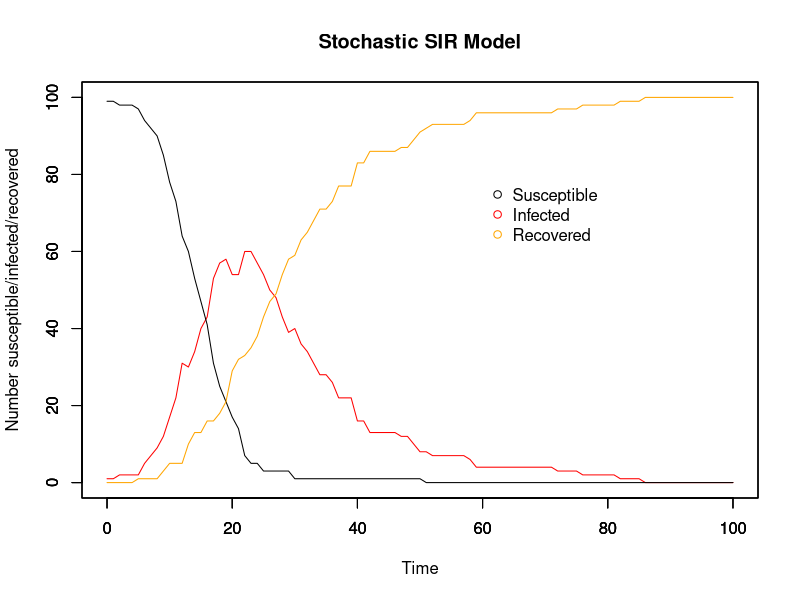
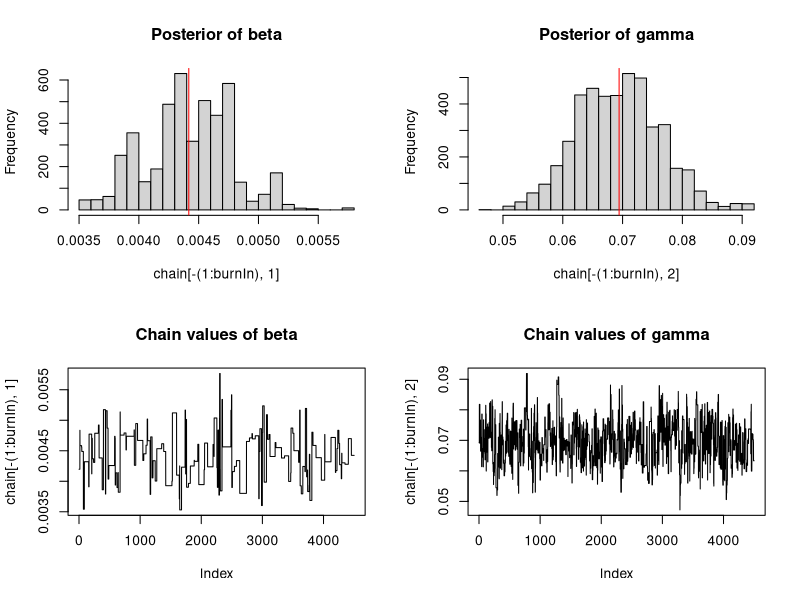

These figures' R source, in order:
## Stochastic model with MCMC
## 04/11/17

##########################
## Input values for SIR ##
##########################

# Time
timestep <- 1
times <- seq(0, 100, by = timestep)

# Initial population: N-1 susceptible, 1 infectious, 0 recovered
init.values = c(
  S = 100-1,
  I = 1,
  R = 0
)
N = sum(init.values)

# Beta & gammma
beta <- 5e-3
gamma <- 8e-2

###############
## The model ##
###############

# Array for holding collective disease status information for whole period of time
data <- array(0, dim =c(length(times), length(init.values)+3))
data[,1] <- times # make first column the timesteps to make plotting easier later on

#set.seed(22) # other good ones: 7, 14, 22, 30

# For loops for calculating the numbers susceptible, infected, and recovered at each timepoint
for (time in times){
  if (time == 0){ # Set up the number of S/I/R at time 0
    data[1,2] <- init.values["S"] # number of susceptibles at time 0
    data[1,3] <- init.values["I"] # number of infecteds at time 0
    data[1,4] <- init.values["R"] # number of recovereds at time 0
    data[1,5] <- init.values["I"] # number newly infected at time 0
    data[1,6] <- init.values["R"] # number newly recovered at time 0
      
  } else{
    whole_time <- 1/timestep * time # makes time into the whole number that it corresponds to in the array
    #inf <- rbinom(1, size = data[whole_time,2], prob = foi_t) # number who become infected in this timestep
    #rec <- rbinom(1, size = data[whole_time,3], prob = r_t)# number who become recovered in this timestep
    
    inf <- rbinom(1, size = data[whole_time,2], (1-(exp(-beta*data[whole_time,3]*timestep)))) # number who become infected in this timestep
    rec <- rbinom(1, size = data[whole_time,3], (1-(exp(-gamma*timestep)))) # number who become recovered in this timestep
      
    data[whole_time+1,2] <- data[whole_time,2] - inf # number of susceptibles at other times
      
    data[whole_time+1,3] <- data[whole_time,3]  + inf - rec # number of infecteds at other times
      
    data[whole_time+1,4] <- data[whole_time,4] + rec # number of recovereds at other times
    
    data[whole_time+1,5] <- data[whole_time+1,3] - data[whole_time,3] + data[whole_time+1,4] - data[whole_time,4] # number of newly infected
    
    data[whole_time+1,6] <- data[whole_time+1,4] - data[whole_time,4] # number of newly recovered
  }
}

###############
## SIR plots ##
###############

run_stoch <- data.frame(data) # make array into a dataframe
colnames(run_stoch) <- c("time","S", "I", "R", "new_I", "new_R")

par(mfrow = c(1,1))

# Plot for SIR model
plot(x = run_stoch$time, y = run_stoch$I, type = "line", col = "red", ylim = c(0,N),
     xlab = "Time", ylab = "Number susceptible/infected/recovered", main = "Stochastic SIR Model")
par(new=T)
plot(x = run_stoch$time, y = run_stoch$S, type = "line", ylim = c(0,N), ylab = "", xlab = "") # add susceptible line
par(new=T)
plot(x = run_stoch$time, y = run_stoch$R, type = "line", col = "orange", ylim = c(0,N), ylab = "", xlab = "") # recovered

# Add legend
legend(60, 0.8*N, c("Susceptible", "Infected", "Recovered"), pch = 1, col = c("black", "red", "orange"), bty = "n")

# Plot for newly infected and newly recovered
# plot(x = run_stoch$time, y = run_stoch$new_I, type = "line", col = "red", ylim = c(0,max(run_stoch$new_I)),
#      xlab = "Time", ylab = "Number newly infected/recovered", main = "New infections/recoveries")
# par(new=T)
# plot(x = run_stoch$time, y = run_stoch$new_R, type = "line", col = "orange", ylim = c(0,max(run_stoch$new_I)), ylab = "", xlab = "") # add susceptible line

##################################
## Likelihood, prior, posterior ##
##################################

# Likelihood distribution
likelihood <- function(param){
  beta = as.numeric(param[1])
  gamma = as.numeric(param[2])
  total = array(0, dim = (c(nrow(run_stoch))))

  for (i in 1:nrow(run_stoch)){
    betalikelihood = dbinom(run_stoch$new_I[i+1], run_stoch$S[i], (1-(exp(-beta*run_stoch$I[i]*timestep))), log = T)
    gammalikelihood = dbinom(run_stoch$new_R[i+1], run_stoch$I[i], (1-(exp(-gamma*timestep))), log = T)
    total[i] = betalikelihood + gammalikelihood
  }
  return(sum(total, na.rm = T))
}

# Prior distribution
prior <- function(param){
  beta = as.numeric(param[1])
  gamma = as.numeric(param[2])
  betaprior = dunif(beta, min = 0, max = 100, log = T)
  gammaprior = dunif(gamma, min = 0, max = 100, log = T)
  return(betaprior + gammaprior)
}

# Posterior distribution
posterior <- function(param){
  return (likelihood(param) + prior(param))
}

proposalfunction <- function(param){ 

  beta_prop = rnorm(1, mean = param[1], sd = 0.01)
  gamma_prop = rnorm(1, mean = param[2], sd = 0.01)
  return(c(beta_prop, gamma_prop))
}

run_metropolis_MCMC <- function(startvalue, iterations){
  chain = array(dim = c(iterations+1,2))
  chain[1,] = startvalue
  for (i in 1:iterations){
    proposal = proposalfunction(chain[i,])

    if (proposal[1] < 0.0 & proposal[2] < 0.0 ){
      chain[i+1,] = chain[i,]

    } else if (proposal[1] < 0.0 & proposal[2] >= 0.0){
      proposal[1] = chain[i,1]
      probab = posterior(proposal) - posterior(chain[i,])
      if (log(runif(1)) < probab){
        chain[i+1,] = proposal
      }else{
        chain[i+1,] = chain[i,]
      }

    } else if (proposal[1] >= 0.0 & proposal[2] < 0.0){
      proposal[2] = chain[i,2]
      probab = posterior(proposal) - posterior(chain[i,])
      if (log(runif(1)) < probab){
        chain[i+1,] = proposal
      }else{
        chain[i+1,] = chain[i,]
      }

    } else{
      probab = posterior(proposal) - posterior(chain[i,])
      if (log(runif(1)) < probab){
        chain[i+1,] = proposal
      }else{
        chain[i+1,] = chain[i,]
      }
    }
  }
  return(chain)
}

# Where to start the chain
startvalue <- c(0.01,0.01)

# Number of runs
iterations = 5000
#set.seed(4)
chain <- run_metropolis_MCMC(startvalue, iterations)

# The beginning of the chain is biased towards the starting point, so take them out
# normally burnin is 10%-50% of the runs
burnIn = 0.1*iterations
acceptance <- 1-mean(duplicated(chain[-(1:burnIn),]))

################
## MCMC Plots ##
################

par(mfrow = c(2,2))

hist(chain[-(1:burnIn),1],nclass=30, main="Posterior of beta")
abline(v = mean(chain[-(1:burnIn),1]), col = "red")

hist(chain[-(1:burnIn),2],nclass=30, main="Posterior of gamma")
abline(v = mean(chain[-(1:burnIn),2]), col = "red")

plot(chain[-(1:burnIn),1], type = "l", main = "Chain values of beta")

plot(chain[-(1:burnIn),2], type = "l", main = "Chain values of gamma")

########################################################################################################################

########################################################################################################################
